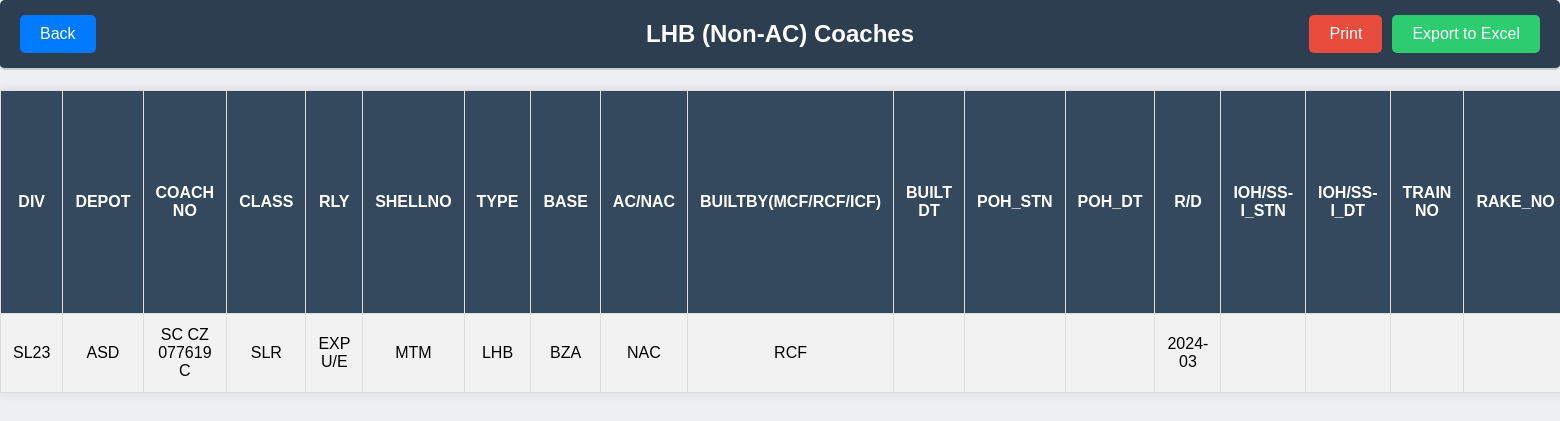
Page /rep_lhbnac.php on the committed database.
### tables this page shows
CREATE TABLE `coaches` (
  `sno` int(100) NOT NULL,
  `division` varchar(100) NOT NULL,
  `depot` varchar(100) NOT NULL,
  `coachno` varchar(100) NOT NULL,
  `class` varchar(100) NOT NULL,
  `rly` varchar(100) NOT NULL,
  `shellno` varchar(100) NOT NULL,
  `type` varchar(100) NOT NULL,
  `base` varchar(100) NOT NULL,
  `acnac` varchar(100) NOT NULL,
  `builtby` varchar(100) NOT NULL,
  `builtdt` varchar(100) NOT NULL,
  `postn` varchar(100) NOT NULL,
  `podt` varchar(100) NOT NULL,
  `rd` varchar(100) NOT NULL,
  `iostn` varchar(100) DEFAULT NULL,
  `iodt` varchar(100) DEFAULT NULL,
  `trainno` varchar(100) NOT NULL,
  `rakeno` varchar(100) NOT NULL,
  `built` varchar(100) NOT NULL,
  `purdt` varchar(100) NOT NULL,
  `recddt` varchar(100) NOT NULL,
  `commdt` varchar(100) NOT NULL,
  `lastshop` varchar(100) NOT NULL,
  `scshop` varchar(100) NOT NULL,
  `scdt` varchar(100) NOT NULL,
  `wspmake` varchar(100) NOT NULL,
  `fibamake` varchar(100) NOT NULL,
  `fiba` varchar(100) NOT NULL,
  `fibadirt` varchar(100) NOT NULL,
  `cbcirs` varchar(100) NOT NULL,
  `cbcmake` varchar(100) NOT NULL,
  `cbcmaken` varchar(100) NOT NULL,
  `junction` varchar(100) NOT NULL,
  `rfid` varchar(100) NOT NULL,
  `rdso` varchar(100) NOT NULL,
  `coupling` varchar(100) NOT NULL,
  `flooring` varchar(100) NOT NULL,
  `toilettype` varchar(100) NOT NULL,
  `biovaccum` varchar(100) NOT NULL,
  `fire` varchar(100) NOT NULL,
  `automatic` varchar(100) NOT NULL,
  `fdss` varchar(100) NOT NULL,
  `fps` varchar(100) NOT NULL,
  `fdssmake` varchar(100) NOT NULL,
  `cctvmake` varchar(100) NOT NULL,
  `cctv` varchar(100) NOT NULL,
  `automaticdoor` varchar(100) NOT NULL,
  `prflushing` varchar(100) NOT NULL,
  `flushtype` varchar(100) NOT NULL,
  `pressurised` varchar(100) NOT NULL,
  `prflsgmake` varchar(100) NOT NULL,
  `papisystem` varchar(100) NOT NULL,
  `pcvocv` varchar(100) NOT NULL,
  `suspension` varchar(100) NOT NULL,
  `airmake` varchar(100) NOT NULL,
  `aircapacity` varchar(100) NOT NULL,
  `seatcapacity` varchar(100) NOT NULL,
  `additional` varchar(100) NOT NULL,
  `remarks` varchar(100) NOT NULL
);

### rep_lhbnac.php (the view, shortened to what this page needs)
<?php
$servername = "localhost";
$username = "root";
$password = "";
$dbname = "railways";
$conn = new mysqli($servername, $username, $password, $dbname);
$sql = "SELECT division, depot, coachno, class, rly, shellno, type, base, acnac, builtby, builtdt, postn, podt, rd, iostn, iodt, trainno, rakeno, built, purdt, recddt, commdt, lastshop, scshop, scdt, wspmake, fibamake, fiba, fibadirt, cbcirs, cbcmake, cbcmaken, junction, rfid, rdso, coupling, flooring, toilettype, biovaccum, fire, automatic, fdss, fps, fdssmake, cctvmake, cctv, automaticdoor, prflushing, flushtype, pressurised, prflsgmake, papisystem, pcvocv, suspension, airmake, aircapacity, seatcapacity, additional, remarks
        FROM coaches WHERE type = 'LHB' AND acnac = 'NAC'";
$result = $conn->query($sql);
?>
<!DOCTYPE html>
<html lang="en">
<head>
    <link rel="stylesheet" href="reports.css">
</head>
<body>
<header>
    <button class="back-btn" onclick="goBack()">Back</button>
    <h2>LHB (Non-AC) Coaches</h2>
    <div class="btn-container">
        <button class="print-btn" onclick="printData()">Print</button>
        <button class="excel-btn" onclick="exportToExcel()">Export to Excel</button>
    </div>
</header>
<div class="table-container">
    <table id="data-table">
        <thead>
            <tr>
                <th>DIV</th>
                <th>DEPOT</th>
                <th>COACH NO</th>
                <th>CLASS</th>
                <th>RLY</th>
                <th>SHELLNO</th>
                <th>TYPE</th>
                <th>BASE</th>
                <th>AC/NAC</th>
                <th>BUILTBY(MCF/RCF/ICF)</th>
                <th>BUILT DT</th>
                <th>POH_STN</th>
                <th>POH_DT</th>
                <th>R/D</th>
                <th>IOH/SS-I_STN</th>
                <th>IOH/SS-I_DT</th>
                <th>TRAIN NO</th>
                <th>RAKE_NO</th>
            </tr>
        </thead>
        <tbody>
            <?php if ($result->num_rows > 0): ?>
                <?php while($row = $result->fetch_assoc()): ?>
                    <tr>
                        <td><?php echo htmlspecialchars($row["division"]); ?></td>
                        <td><?php echo htmlspecialchars($row["depot"]); ?></td>
                        <td><?php echo htmlspecialchars($row["coachno"]); ?></td>
                        <td><?php echo htmlspecialchars($row["class"]); ?></td>
                        <td><?php echo htmlspecialchars($row["rly"]); ?></td>
                        <td><?php echo htmlspecialchars($row["shellno"]); ?></td>
                        <td><?php echo htmlspecialchars($row["type"]); ?></td>
                        <td><?php echo htmlspecialchars($row["base"]); ?></td>
                        <td><?php echo htmlspecialchars($row["acnac"]); ?></td>
                        <td><?php echo htmlspecialchars($row["builtby"]); ?></td>
                        <td><?php echo htmlspecialchars($row["builtdt"]); ?></td>
                        <td><?php echo htmlspecialchars($row["postn"]); ?></td>
                        <td><?php echo htmlspecialchars($row["podt"]); ?></td>
                        <td><?php echo htmlspecialchars($row["rd"]); ?></td>
                        <td><?php echo htmlspecialchars($row["iostn"]); ?></td>
                        <td><?php echo htmlspecialchars($row["iodt"]); ?></td>
                        <td><?php echo htmlspecialchars($row["trainno"]); ?></td>
                        <td><?php echo htmlspecialchars($row["rakeno"]); ?></td>
                    </tr>
                <?php endwhile; ?>
            <?php else: ?>
                <tr>
                    <td colspan="60">No data found</td>
                </tr>
            <?php endif; ?>
        </tbody>
    </table>
</div>
</body>
</html>

### reports.css (style rules this page uses)
body { font-family: Arial, sans-serif; background-color: #ecf0f1; margin: 0; padding: 0; box-sizing: border-box; }
header { background-color: #2c3e50; color: white; padding: 20px; text-align: center; width: 100%; right:0; border-bottom: 2px solid #ccc; border-radius: 5px; box-sizing: border-box; position: sticky; }
header h2 { margin: 0; }
header .btn-container { position: absolute; right: 20px; top: 50%; transform: translateY(-50%); display: flex; gap: 10px; }
header .back-btn { position: absolute; left: 20px; top: 50%; transform: translateY(-50%); background-color: #007BFF; color: white; border: none; padding: 10px 20px; border-radius: 5px; cursor: pointer; font-size: 16px; }
header button { color: white; border: none; padding: 10px 20px; border-radius: 5px; cursor: pointer; font-size: 16px; }
header .print-btn { background-color: #e74c3c; }
header .excel-btn { background-color: #2ecc71; }
table { width: 100%; border-collapse: collapse; margin: 20px 0; background-color: #fff; box-shadow: 0 0 10px rgba(0,0,0,0.1); }
th, td { border: 1px solid #ddd; padding: 12px; text-align: center; }
th { background-color: #34495e; color: white; }
tbody tr:nth-child(odd) { background-color: #f2f2f2; }

### rows in the picture
coaches: division "SL23", depot "ASD", coachno "SC CZ 077619 C", class "SLR", rly "EXP U/E", shellno "MTM", type "LHB", base "BZA", acnac "NAC", builtby "RCF", rd "2024-03"
